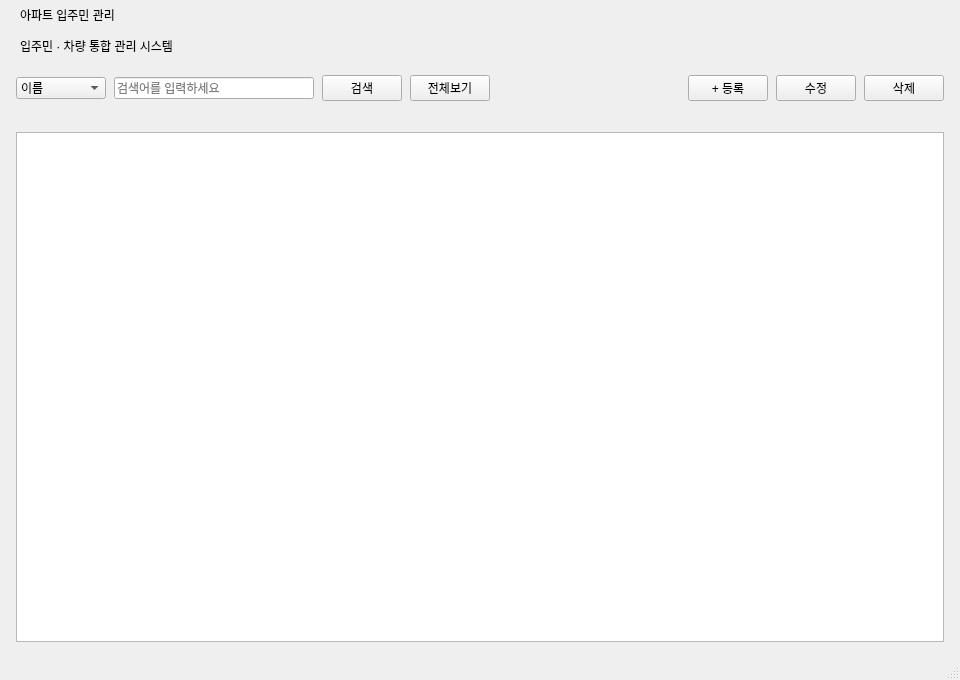
<?xml version="1.0" encoding="UTF-8"?>
<ui version="4.0">
 <class>MainWindow</class>
 <widget class="QMainWindow" name="MainWindow">
  <property name="geometry">
   <rect>
    <x>0</x>
    <y>0</y>
    <width>960</width>
    <height>680</height>
   </rect>
  </property>
  <property name="windowTitle">
   <string>아파트 입주민 관리</string>
  </property>

  <widget class="QWidget" name="centralwidget">
   <layout class="QVBoxLayout" name="rootLayout">
    <property name="spacing"><number>0</number></property>
    <property name="leftMargin"><number>0</number></property>
    <property name="topMargin"><number>0</number></property>
    <property name="rightMargin"><number>0</number></property>
    <property name="bottomMargin"><number>0</number></property>

    <!-- 헤더 -->
    <item>
     <widget class="QWidget" name="headerWidget">
      <property name="minimumSize">
       <size><width>0</width><height>60</height></size>
      </property>
      <property name="maximumSize">
       <size><width>16777215</width><height>60</height></size>
      </property>
      <layout class="QHBoxLayout" name="headerLayout">
       <property name="leftMargin"><number>20</number></property>
       <property name="rightMargin"><number>20</number></property>
       <property name="topMargin"><number>0</number></property>
       <property name="bottomMargin"><number>0</number></property>
       <item>
        <layout class="QVBoxLayout" name="titleLayout">
         <property name="spacing"><number>2</number></property>
         <item>
          <widget class="QLabel" name="appTitleLabel">
           <property name="text"><string>아파트 입주민 관리</string></property>
          </widget>
         </item>
         <item>
          <widget class="QLabel" name="appSubLabel">
           <property name="text"><string>입주민 · 차량 통합 관리 시스템</string></property>
          </widget>
         </item>
        </layout>
       </item>
       <item>
        <spacer name="headerSpacer">
         <property name="orientation"><enum>Qt::Horizontal</enum></property>
         <property name="sizeHint" stdset="0">
          <size><width>40</width><height>20</height></size>
         </property>
        </spacer>
       </item>
      </layout>
     </widget>
    </item>

    <!-- 툴바 -->
    <item>
     <widget class="QWidget" name="toolbarWidget">
      <property name="minimumSize">
       <size><width>0</width><height>56</height></size>
      </property>
      <property name="maximumSize">
       <size><width>16777215</width><height>56</height></size>
      </property>
      <layout class="QHBoxLayout" name="toolbarLayout">
       <property name="leftMargin"><number>16</number></property>
       <property name="rightMargin"><number>16</number></property>
       <property name="topMargin"><number>10</number></property>
       <property name="bottomMargin"><number>10</number></property>
       <property name="spacing"><number>8</number></property>

       <item>
        <widget class="QComboBox" name="searchFieldCombo">
         <property name="minimumSize">
          <size><width>90</width><height>0</height></size>
         </property>
         <item><property name="text"><string>이름</string></property></item>
         <item><property name="text"><string>동</string></property></item>
         <item><property name="text"><string>호</string></property></item>
         <item><property name="text"><string>연락처</string></property></item>
        </widget>
       </item>

       <item>
        <widget class="QLineEdit" name="searchEdit">
         <property name="minimumSize">
          <size><width>200</width><height>0</height></size>
         </property>
         <property name="placeholderText">
          <string>검색어를 입력하세요</string>
         </property>
        </widget>
       </item>

       <item>
        <widget class="QPushButton" name="searchBtn">
         <property name="text"><string>검색</string></property>
        </widget>
       </item>

       <item>
        <widget class="QPushButton" name="clearBtn">
         <property name="text"><string>전체보기</string></property>
        </widget>
       </item>

       <item>
        <spacer name="toolbarSpacer">
         <property name="orientation"><enum>Qt::Horizontal</enum></property>
         <property name="sizeHint" stdset="0">
          <size><width>40</width><height>20</height></size>
         </property>
        </spacer>
       </item>

       <item>
        <widget class="QPushButton" name="addBtn">
         <property name="text"><string>+ 등록</string></property>
        </widget>
       </item>

       <item>
        <widget class="QPushButton" name="editBtn">
         <property name="text"><string>수정</string></property>
        </widget>
       </item>

       <item>
        <widget class="QPushButton" name="deleteBtn">
         <property name="text"><string>삭제</string></property>
        </widget>
       </item>

      </layout>
     </widget>
    </item>

    <!-- 테이블 -->
    <item>
     <widget class="QWidget" name="tableContainer">
      <layout class="QVBoxLayout" name="tableLayout">
       <property name="leftMargin"><number>16</number></property>
       <property name="rightMargin"><number>16</number></property>
       <property name="topMargin"><number>16</number></property>
       <property name="bottomMargin"><number>16</number></property>
       <item>
        <widget class="QTableView" name="tableView">
         <property name="showGrid">
          <bool>false</bool>
         </property>
         <property name="alternatingRowColors">
          <bool>true</bool>
         </property>
         <property name="selectionBehavior">
          <enum>QAbstractItemView::SelectRows</enum>
         </property>
         <property name="selectionMode">
          <enum>QAbstractItemView::SingleSelection</enum>
         </property>
         <property name="editTriggers">
          <set>QAbstractItemView::NoEditTriggers</set>
         </property>
        </widget>
       </item>
      </layout>
     </widget>
    </item>

   </layout>
  </widget>

  <widget class="QStatusBar" name="statusbar"/>
 </widget>
 <resources/>
 <connections/>
</ui>
